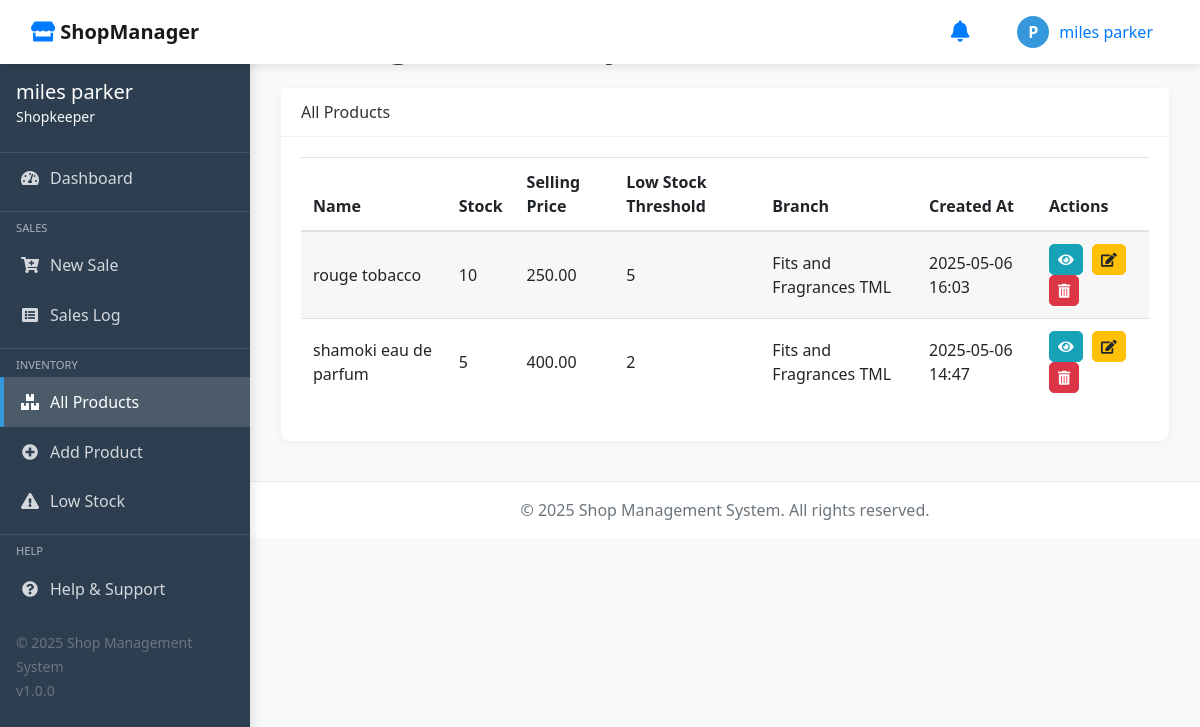
The app's page /manage-inventory/ (signed in) with its own data.
### core/models.py (models this page shows, shortened)
class User(AbstractUser):
    is_shopkeeper = models.BooleanField(default=False)
    is_owner = models.BooleanField(default=False)
    email = models.EmailField(unique=True)
    first_name = models.CharField(max_length=30, blank=True)
    last_name = models.CharField(max_length=30, blank=True)
    groups = models.ManyToManyField(
        'auth.Group',
        related_name='core_user_set',
        blank=True,
    )
    user_permissions = models.ManyToManyField(
        'auth.Permission',
        related_name='core_user_set',
        blank=True,
    )

class Product(models.Model):
    name = models.CharField(max_length=50)
    stock = models.PositiveIntegerField(default=0)
    cost_price = models.DecimalField(max_digits=10, decimal_places=2)
    selling_price = models.DecimalField(max_digits=10, decimal_places=2)
    low_stock_threshold = models.PositiveIntegerField(default=5)
    branch = models.ForeignKey(Branch, on_delete=models.CASCADE)
    created_at = models.DateTimeField(auto_now_add=True)

class Branch(models.Model):
    name = models.CharField(max_length=100)
    location = models.CharField(max_length=255)

### core/views.py (the view)
# urls.py: path('manage-inventory/', manage_inventory, name='manage_inventory'),
@login_required
def manage_inventory(request):
    items = Product.objects.all().select_related('branch').order_by('name')
    return render(request, 'manage_inventory.html', {'items': items})

### core/templates/manage_inventory.html (shortened to what this page needs)
{% extends 'base.html' %}
{% load static %}
{% block content %}
<div class="container-fluid">
    <div class="d-flex justify-content-between align-items-center mb-4">
        <h1 class="mb-0">Manage Inventory</h1>
        <a href="{% url 'add_product' %}" class="btn btn-primary">
        </a>
    </div>
    <div class="card">
        <div class="card-header">
            All Products
        </div>
        <div class="card-body">
            <div class="table-responsive">
                <table class="table table-striped table-hover">
                    <thead>
                        <tr>
                            <th>Name</th>
                            <th>Stock</th>
                            <th>Selling Price</th>
                            <th>Low Stock Threshold</th>
                            <th>Branch</th>
                            <th>Created At</th>
                            <th>Actions</th>
                        </tr>
                    </thead>
                    <tbody>
                        {% if items %}
                            {% for item in items %}
                                <tr>
                                    <td>{{ item.name }}</td>
                                    <td {% if item.stock <= item.low_stock_threshold %}class="low-stock"{% endif %}>
                                        {{ item.stock }}
                                    </td>
                                    <td>{{ item.selling_price }}</td>
                                    <td>{{ item.low_stock_threshold }}</td>
                                    <td>{{ item.branch.name|default:"N/A" }}</td>
                                    <td>{{ item.created_at|date:"Y-m-d H:i" }}</td>
                                    <td>
                                        <a href="{% url 'view_product' item.id %}" class="btn btn-info btn-sm btn-action" title="View Details">
                                            <i class="fas fa-eye"></i>
                                        </a>
                                        <a href="{% url 'edit_product' item.id %}" class="btn btn-warning btn-sm btn-action" title="Edit Product">
                                            <i class="fas fa-edit"></i>
                                        </a>
                                        <a href="{% url 'delete_product' item.id %}" class="btn btn-danger btn-sm btn-action" title="Delete Product" onclick="return confirm('Are you sure you want to delete this product?');">
                                            <i class="fas fa-trash-alt"></i>
                                        </a>
                                    </td>
                                </tr>
                            {% endfor %}
                        {% else %}
                            <tr>
                                <td colspan="8" class="text-center">No products found in the inventory.</td>
                            </tr>
                        {% endif %}
                    </tbody>
                </table>
            </div>
        </div>
    </div>
</div>
{% endblock %}

### core/templates/base.html (shortened to what this page needs)
{% load static %}
<!DOCTYPE html>
<html lang="en">
<head>
    <link rel="stylesheet" href="https://cdnjs.cloudflare.com/ajax/libs/bootstrap/4.6.2/css/bootstrap.min.css">
    <link rel="stylesheet" href="https://cdnjs.cloudflare.com/ajax/libs/font-awesome/5.15.4/css/all.min.css">
</head>
<body class="{% if sidebar_collapsed %}sidebar-collapsed{% endif %}">
    <nav class="navbar navbar-expand-lg navbar-light top-navbar fixed-top">
        <div class="container-fluid">
            <a class="navbar-brand" href="#">
                <i class="fas fa-store text-primary"></i>
                <span class="font-weight-bold">ShopManager</span>
            </a>
            <div class="ml-auto d-flex align-items-center">
                <div class="nav-item dropdown mr-3">
                    <a class="nav-link position-relative" href="#" role="button" data-toggle="dropdown">
                        <i class="fas fa-bell fa-lg"></i>
                    </a>
                </div>
                <div class="nav-item dropdown user-dropdown">
                    <a class="nav-link dropdown-toggle" href="#" role="button" data-toggle="dropdown">
                        <div class="user-avatar">
                            {{ request.user.username.0|upper }}
                        </div>
                        <span class="d-none d-lg-inline">{{ request.user.get_full_name|default:request.user.username }}</span>
                    </a>
                </div>
            </div>
        </div>
    </nav>
    <div class="container-fluid p-0">
        <div class="row no-gutters">
            <nav class="sidebar">
                <div class="sidebar-header">
                    <h5 class="mb-0">{{ request.user.get_full_name|default:request.user.username }}</h5>
                    <small class="text-light">
                        {% if request.user.is_superuser %}
                            Administrator
                        {% elif request.user.groups.all.0.name == 'Owner' %}
                            Owner
                        {% elif request.user.groups.all.0.name == 'Manager' %}
                            Manager
                        {% elif request.user.groups.all.0.name == 'Shopkeeper' %}
                            Shopkeeper
                        {% else %}
                            User
                        {% endif %}
                    </small>
                </div>
                <ul class="sidebar-menu nav flex-column">
                    <li class="nav-item">
                        <a class="nav-link {% if request.resolver_match.url_name == 'owner_dashboard' or request.resolver_match.url_name == 'shopkeeper_dashboard' %}active{% endif %}"
                            href="{% url 'redirect_dashboard' %}">
                            <i class="fas fa-tachometer-alt"></i> Dashboard
                        </a>
                    </li>
                    <li class="sidebar-divider"></li>
                    <div class="sidebar-heading pl-3 pr-3 mb-1 text-uppercase" style="font-size: 0.7rem; opacity: 0.6;">
                        Sales
                    </div>
                    <li class="nav-item">
                        <a class="nav-link {% if request.resolver_match.url_name == 'add_sale' %}active{% endif %}" href="{% url 'add_sale' %}">
                            <i class="fas fa-cart-plus"></i> New Sale
                        </a>
                    </li>
                    <li class="nav-item">
                        <a class="nav-link {% if request.resolver_match.url_name == 'manage_sales' %}active{% endif %}" href="{% url 'manage_sales' %}">
                            <i class="fas fa-list-alt"></i> Sales Log
                        </a>
                    </li>
                    <li class="sidebar-divider"></li>
                    <div class="sidebar-heading pl-3 pr-3 mb-1 text-uppercase" style="font-size: 0.7rem; opacity: 0.6;">
                        Inventory
                    </div>
                    <li class="nav-item">
                        <a class="nav-link {% if request.resolver_match.url_name == 'manage_inventory' %}active{% endif %}" href="{% url 'manage_inventory' %}">
                            <i class="fas fa-boxes"></i> All Products
                        </a>
                    </li>
                    <li class="nav-item">
                        <a class="nav-link {% if request.resolver_match.url_name == 'add_product' %}active{% endif %}" href="{% url 'add_product' %}">
                            <i class="fas fa-plus-circle"></i> Add Product
                        </a>
                    </li>
                    <li class="nav-item">
                        <a class="nav-link {% if request.resolver_match.url_name == 'low_stock_items' %}active{% endif %}" href="#">
                            <i class="fas fa-exclamation-triangle"></i> Low Stock
                        </a>
                    </li>
                    <li class="sidebar-divider"></li>
                    <div class="sidebar-heading pl-3 pr-3 mb-1 text-uppercase" style="font-size: 0.7rem; opacity: 0.6;">
                        Help
                    </div>
                    <li class="nav-item">
                        <a class="nav-link" href="#" data-toggle="modal" data-target="#helpModal">
                            <i class="fas fa-question-circle"></i> Help & Support
                        </a>
                    </li>
                </ul>
                <div class="mt-auto p-3">
                    <small class="text-muted">
                        &copy; 2025 Shop Management System
                        <br>v1.0.0
                    </small>
                </div>
            </nav>
            <div class="main-content-wrapper flex-fill">
                <div class="main-content p-3">
                    {% block content %}{% endblock %}
                </div>
                <footer class="footer">
                    <div class="container">
                        <span class="text-muted">&copy; 2025 Shop Management System. All rights reserved.</span>
                    </div>
                </footer>
            </div>
        </div>
    </div>
</body>
</html>

### core/templates/base.html (style rules this page uses)
:root { --primary-color: #3498db; --secondary-color: #2c3e50; --success-color: #2ecc71; --danger-color: #e74c3c; --warning-color: #f39c12; --info-color: #3498db; --light-color: #ecf0f1; --dark-color: #2c3e50; }
body { font-family: 'Segoe UI', Tahoma, Geneva, Verdana, sans-serif; background-color: #f8f9fa; color: #333; min-height: 100vh; display: flex; flex-direction: column; }
.main-content { flex: 1; padding-top: 60px; padding-bottom: 30px; }
.sidebar { background-color: var(--secondary-color); color: white; min-height: calc(100vh - 56px); position: fixed; top: 56px; left: 0; width: 250px; z-index: 100; transition: all 0.3s; box-shadow: 3px 0 10px rgba(0, 0, 0, 0.1); }
.main-content-wrapper { margin-left: 250px; transition: all 0.3s; }
.sidebar-header { padding: 1.5rem 1rem; border-bottom: 1px solid rgba(255, 255, 255, 0.1); }
.sidebar-menu { padding: 0; list-style: none; }
.sidebar-menu li { width: 100%; }
.sidebar-menu .nav-link { color: rgba(255, 255, 255, 0.8); padding: 0.8rem 1rem; display: flex; align-items: center; transition: all 0.2s; border-left: 4px solid transparent; }
.sidebar-menu .nav-link.active { color: white; background-color: rgba(255, 255, 255, 0.15); border-left: 4px solid var(--primary-color); font-weight: 500; }
.sidebar-menu .nav-link i { margin-right: 10px; width: 20px; text-align: center; }
.sidebar-divider { height: 0; margin: 0.5rem 0; overflow: hidden; border-top: 1px solid rgba(255, 255, 255, 0.1); }
.top-navbar { background-color: white; box-shadow: 0 2px 10px rgba(0, 0, 0, 0.1); }
.user-dropdown .dropdown-toggle::after { display: none; }
.user-dropdown .dropdown-toggle { display: flex; align-items: center; }
.user-avatar { width: 32px; height: 32px; border-radius: 50%; background-color: var(--primary-color); color: white; display: flex; align-items: center; justify-content: center; font-weight: bold; margin-right: 10px; }
.footer { background-color: white; padding: 1rem; text-align: center; border-top: 1px solid #e9ecef; margin-top: auto; }
.card { border: none; box-shadow: 0 2px 10px rgba(0, 0, 0, 0.05); border-radius: 8px; margin-bottom: 1.5rem; }
.card-header { border-bottom: 1px solid rgba(0, 0, 0, 0.05); background-color: white; font-weight: 500; }
.btn { border-radius: 5px; font-weight: 500; }
.btn-primary { background-color: var(--primary-color); border-color: var(--primary-color); }

### core/templates/manage_inventory.html (style rules this page uses)
.table th, .table td { vertical-align: middle; }
.table thead th { border-bottom: 2px solid #dee2e6; }
.table-striped tbody tr:nth-of-type(odd) { background-color: rgba(0, 0, 0, 0.03); }
.btn-action { padding: 0.25rem 0.5rem; font-size: 0.875rem; margin-right: 5px; }
.btn-action:last-child { margin-right: 0; }

### records on screen
User: user.username.0 "P", user.get_full_name "miles parker"
Product: name "rouge tobacco", stock "10", selling_price "250.00", low_stock_threshold "5", branch.name "Fits and Fragrances TML", created_at "2025-05-06 16:03"
Product: name "shamoki eau de parfum", stock "5", selling_price "400.00", low_stock_threshold "2", branch.name "Fits and Fragrances TML", created_at "2025-05-06 14:47"
